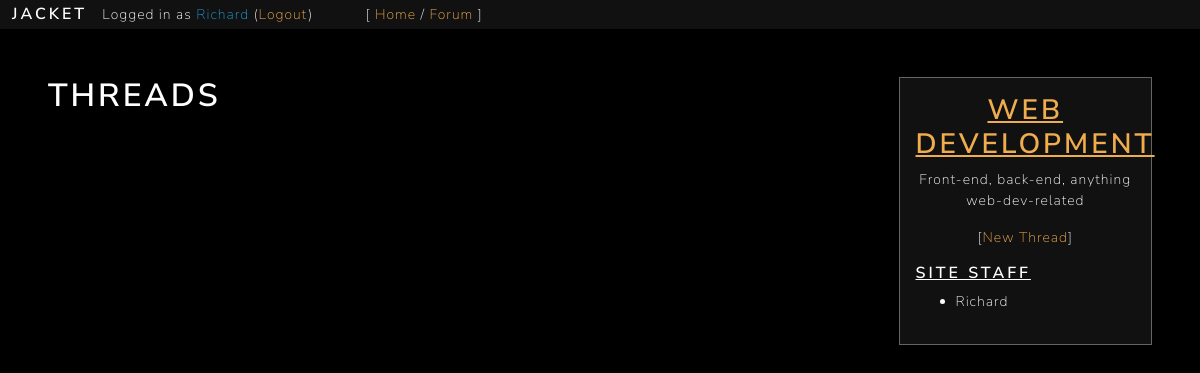
Screenshot of /forum/sub/?s=PSba3rzqpZ (signed in) with the database file from the repository.
### forum/models.py (models this page shows)
class Subforum(models.Model):
	key = models.CharField(max_length=10, default=gen_key, unique=True)
	category = models.CharField(max_length=25)
	name = models.CharField(max_length=50)
	description = models.TextField(max_length=250, blank=True)
	nsfw = models.BooleanField(default=False)

### forum/views.py (the view, shortened to what this page needs)
# urls.py: path('sub/', views.subforum, name="subforum"),
def subforum(request):
	if not check_login(request):
		return redirect('home')
	context = {}
	load_user_context(request, context)
	load_staff_list_context(context)
	print(context['staff'])
	s = request.GET.get('s')
	if s is None:
		return redirect('forum')
	try:
		subforum = Subforum.objects.get(key=s)
		context['threads'] = {}
		threads = subforum.thread_set.all()
		context['subforum'] = subforum.__dict__
		context['thread_form'] = ThreadForm()
	except Subforum.DoesNotExist:
		return redirect('forum')
	return render(request, 'forum/subforum.html', context)

### general/models.py (called while the page is built)
def gen_key():
	key = ''
	for i in range(0, 10):
		key += key_chars[random.randint(0, len(key_chars)-1)]
	return key

### general/views.py (called while the page is built)
def check_login(request):
	try:
		if request.session['user_id'] is not None:
			return True
	except KeyError:
		return False

def load_user_context(request, context):
	context['user'] = {
		'id': request.session['user_id'],
		'username': request.session['user_name']
	}

def load_staff_list_context(context):
	staff = User.objects.filter(is_staff=True)
	context['staff'] = {}
	for user in staff:
		context['staff'][user.id] = user.username

### forum/templates/forum/subforum.html (shortened to what this page needs)
{% extends 'general/base.html' %}
{% load static %}
{% block content %}
<main class="p-5 text-light container-fluid">
	<div class="row">
		<div class="col-9">
			<div class="d-block">
				<h1 class="text-light">Threads</h1>
			</div>
		</div>
		<div class="col-3">
			<div class="bg-ap-dark border border-grey p-3">
				<h2 class="text-warning text-center underline">{{ subforum.name }}</h2>
				<p class="text-light text-center">{{ subforum.description }}</p>
				<p class="text-center">
					[<a class="text-warning" href="#reply-form" data-toggle="modal" data-target="#thread-form">New Thread</a>]
				</p>
				<h5 class="text-light underline">Site Staff</h5>
				<ul>
					{% for id, username in staff.items %}
					<li>
						{{ username }}
					</li>
					{% endfor %}
				</ul>
			</div>
		</div>
	</div>
</main>
{% endblock %}

### general/templates/general/header.html
<header class="sticky-top text-light bg-ap-dark m-0 p-1">
	<h5 class="d-inline mx-2">
		<a class="text-light n-h-u" href="{% url 'home' %}">JACKET</a>
	</h5>
	<p class="d-inline">
		Logged in as <span class="text-info">{{ user.username }}</span>
		(<a class="text-warning" href="{% url 'logout' %}">Logout</a>)
	</p>
	<p class="d-inline ml-5">
		[
		<a class="text-warning" href="{% url 'home' %}">Home</a> /
		<a class="text-warning" href="{% url 'forum' %}">Forum</a>
		]
	</p>
</header>

### static/css/jacket.css (style rules this page uses)
html { scroll-behavior: smooth; }

### rows the page displays
Subforum: name "WEB DEVELOPMENT", description "Front-end, back-end, anything web-dev-related"

### other values shown
{{ user.username }} "Richard"
{{ username }} "Richard"
